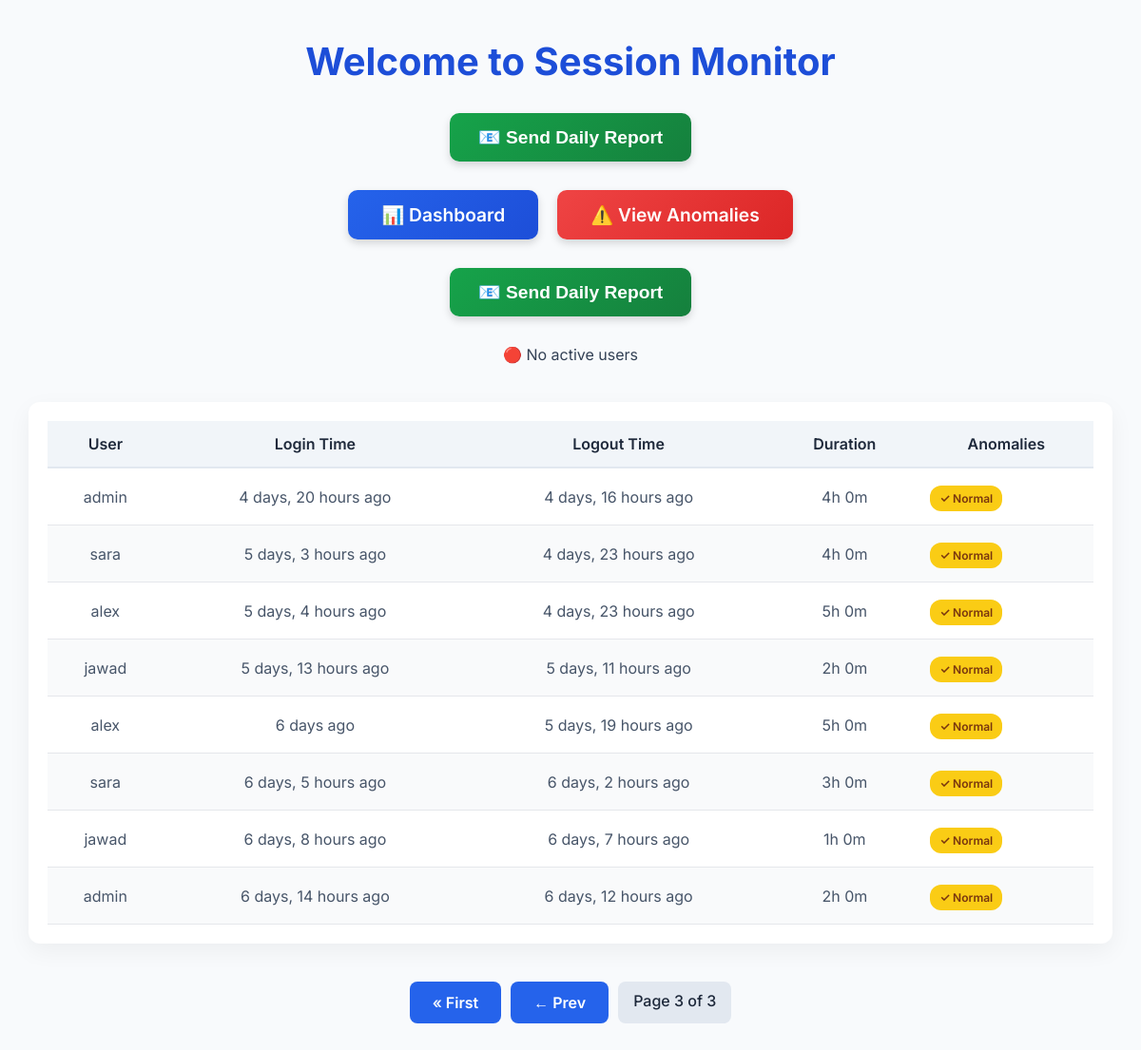
/?page=3, run on the app's committed database.
### tracker/models.py (models this page shows, shortened)
class SessionLog(models.Model):
    user = models.ForeignKey(User, on_delete=models.CASCADE)
    computer_name = models.CharField(max_length=100, null=True, blank=True)
    login_time = models.DateTimeField()
    logout_time = models.DateTimeField(null=True, blank=True)
    session_duration = models.DurationField(null=True, blank=True)
    def is_anomalous(self):
        india_tz = pytz.timezone("Asia/Kolkata")
        local_login = self.login_time.astimezone(india_tz)
        return local_login.hour < 7 or local_login.hour > 21
    is_anomalous.boolean = True
    is_anomalous.short_description = 'Anomalous?'

### tracker/views.py (the view)
# urls.py: 2. Add a URL to urlpatterns:  path('', views.home, name='home')
def home(request):
    all_logs = SessionLog.objects.select_related('user').order_by('-login_time')
    paginator = Paginator(all_logs, 10)
    page_number = request.GET.get('page')
    page_logs = paginator.get_page(page_number)
    for log in page_logs:
        log.login_time = localtime(log.login_time)
        log.logout_time = localtime(log.logout_time) if log.logout_time else None
        if log.logout_time:
            if log.logout_time <= now():
                delta = log.logout_time - log.login_time
                hours, remainder = divmod(delta.total_seconds(), 3600)
                minutes = remainder // 60
                log.duration_str = f"{int(hours)}h {int(minutes)}m" if hours else f"{int(minutes)}m"
                log.logout_status = log.logout_time.strftime('%I:%M %p, %b %d')
            else:
                log.duration_str = "Invalid (future logout)"
                log.logout_status = "Invalid"
        else:
            log.duration_str = "Active"
            log.logout_status = "Active"
        log.anomalies = is_anomalous(log)
    active_users = SessionLog.objects.filter(logout_time__isnull=True).count()
    return render(request, 'home.html', {
        'logs': page_logs,
        'active_users': active_users
    })

### tracker/views.py (called while the page is built)
def is_anomalous(log):
    notes = []
    if log.logout_time:
        if log.logout_time < log.login_time:
            notes.append("⚠️ Logout before login")
        elif log.logout_time > now().astimezone(pytz.timezone("Asia/Kolkata")):
            notes.append("⚠️ Future logout time")
    duration = (log.logout_time - log.login_time) if log.logout_time else timedelta(0)
    if duration > timedelta(hours=8):
        notes.append("⚠️ Excessive session (>8h)")
    return notes if notes else ["✓ Normal"]

### tracker/templates/home.html (shortened to what this page needs)
{% load humanize %}
<!DOCTYPE html>
<html lang="en">
<head>
</head>
<body>
<h1>Welcome to Session Monitor</h1>
<div style="display: flex; justify-content: center; gap: 20px; margin: 30px auto;">
    <form method="post" action="{% url 'send_email' %}" style="display: inline;">
        <button type="submit" style="padding: 14px 30px; background: linear-gradient(135deg, #16a34a, #15803d); color: white; font-size: 1.2em; font-weight: 600; border-radius: 10px; border: none; cursor: pointer; transition: transform 0.2s ease, box-shadow 0.3s ease; box-shadow: 0 4px 8px rgba(0, 0, 0, 0.15);">
            📧 Send Daily Report
        </button>
    </form>
</div>
<div style="display: flex; justify-content: center; gap: 20px; margin: 30px auto; flex-wrap: wrap;">
    <a href="/dashboard/" style="padding: 14px 35px; background: linear-gradient(135deg, #2563eb, #1d4ed8); color: white; font-size: 1.2em; font-weight: 600; border-radius: 10px; text-decoration: none; text-align: center; transition: transform 0.3s ease, box-shadow 0.3s ease; box-shadow: 0 4px 8px rgba(0, 0, 0, 0.15);">
        📊 Dashboard
    </a>
    <a href="/anomalies/" style="padding: 14px 35px; background: linear-gradient(135deg, #ef4444, #dc2626); color: white; font-size: 1.2em; font-weight: 600; border-radius: 10px; text-decoration: none; text-align: center; transition: transform 0.3s ease, box-shadow 0.3s ease; box-shadow: 0 4px 8px rgba(0, 0, 0, 0.15);">
        ⚠️ View Anomalies
    </a>
</div>
<div style="display: flex; justify-content: center; gap: 20px; margin: 30px auto;">
    <form method="post" action="{% url 'send_email' %}" style="display: inline;">
        <button type="submit" style="padding: 14px 30px; background: linear-gradient(135deg, #16a34a, #15803d); color: white; font-size: 1.2em; font-weight: 600; border-radius: 10px; border: none; cursor: pointer; transition: transform 0.2s ease, box-shadow 0.3s ease; box-shadow: 0 4px 8px rgba(0, 0, 0, 0.15);">
            📧 Send Daily Report
        </button>
    </form>
</div>
<p>
    {% if active_users %}
        🟢 <strong>{{ active_users }}</strong> active user{{ active_users|pluralize }}
    {% else %}
        🔴 No active users
    {% endif %}
</p>
<div class="table-container">
    <table>
        <thead>
            <tr>
                <th>User</th>
                <th>Login Time</th>
                <th>Logout Time</th>
                <th>Duration</th>
                <th>Anomalies</th>
            </tr>
        </thead>
        <tbody>
            {% for log in logs %}
                <tr>
                    <td>{{ log.user.username|default:"-" }}</td>
                    <td title="{{ log.login_time }}">{{ log.login_time|naturaltime }}</td>
                    <td>
                        {% if log.duration_str == "Invalid (future logout)" %}
                            <span class="status invalid">Invalid</span>
                        {% elif log.logout_time %}
                            <span title="{{ log.logout_time }}">{{ log.logout_time|naturaltime }}</span>
                        {% else %}
                            <span class="status active">Active</span>
                        {% endif %}
                    </td>
                    <td>
                        {% if log.duration_str == "Invalid (future logout)" %}
                            <span class="red-text">{{ log.duration_str }}</span>
                        {% else %}
                            {{ log.duration_str|default:"-" }}
                        {% endif %}
                    </td>
                    <td class="anomalies-column">
                        {% if log.anomalies %}
                            {% for issue in log.anomalies %}
                                <span class="anomaly-tag" title="Potential Issue">{{ issue }}</span>
                            {% endfor %}
                        {% else %}
                            <span style="color: #16a34a; font-weight: 500;">✔ Normal</span>
                        {% endif %}
                    </td>
                </tr>
            {% empty %}
                <tr><td colspan="5">No session logs found.</td></tr>
            {% endfor %}
        </tbody>
    </table>
</div>
{% if logs.has_other_pages %}
    <div class="pagination" style="margin-bottom: 40px;">
        {% if logs.has_previous %}
            <a class="btn" href="?page=1">&laquo; First</a>
            <a class="btn" href="?page={{ logs.previous_page_number }}">&#8592; Prev</a>
        {% endif %}
        <span class="page-info">Page {{ logs.number }} of {{ logs.paginator.num_pages }}</span>
    </div>
{% endif %}
</body>
</html>

### tracker/templates/home.html (style rules this page uses)
body { font-family: 'Inter', sans-serif; margin: 0; padding: 0; background-color: #f8fafc; color: #1e293b; }
h1 { text-align: center; margin-top: 40px; font-size: 2.5em; color: #1d4ed8; animation: slideIn 0.6s ease-out; }
.btn { padding: 12px 24px; background-color: #2563eb; color: white; border: none; border-radius: 8px; font-weight: 600; font-size: 1em; cursor: pointer; text-decoration: none; transition: background-color 0.3s ease; }
.anomaly-tag { display: inline-block; margin: 4px 6px 0 0; padding: 6px 10px; font-size: 0.75rem; border-radius: 12px; background-color: #facc15; color: #78350f; font-weight: 600; white-space: nowrap; }
.table-container { margin: 40px auto; width: 95%; max-width: 1100px; overflow-x: auto; background: white; padding: 20px; border-radius: 12px; box-shadow: 0 8px 24px rgba(0,0,0,0.05); }
table { width: 100%; border-collapse: collapse; }
th, td { padding: 14px 12px; text-align: center; }
thead th { background-color: #f1f5f9; color: #1e293b; font-weight: 600; border-bottom: 2px solid #e2e8f0; }
tbody td { color: #475569; border-bottom: 1px solid #e5e7eb; }
tbody tr:nth-child(even) { background-color: #f9fafb; }
.pagination { display: flex; justify-content: center; gap: 10px; flex-wrap: wrap; margin-top: 20px; }
.page-info { padding: 10px 16px; background-color: #e2e8f0; border-radius: 8px; font-weight: 500; }
p { text-align: center; margin-top: 10px; color: #334155; }
.anomalies-column { text-align: left; }

### data on the page
SessionLog: user.username "admin", login_time "4 days, 20 hours ago", logout_time "4 days, 16 hours ago", duration_str "4h 0m", anomalies "✓ Normal"
SessionLog: user.username "sara", login_time "5 days, 3 hours ago", logout_time "4 days, 23 hours ago", duration_str "4h 0m", anomalies "✓ Normal"
SessionLog: user.username "alex", login_time "5 days, 4 hours ago", logout_time "4 days, 23 hours ago", duration_str "5h 0m", anomalies "✓ Normal"
SessionLog: user.username "jawad", login_time "5 days, 13 hours ago", logout_time "5 days, 11 hours ago", duration_str "2h 0m", anomalies "✓ Normal"
SessionLog: user.username "alex", login_time "6 days ago", logout_time "5 days, 19 hours ago", duration_str "5h 0m", anomalies "✓ Normal"
SessionLog: user.username "sara", login_time "6 days, 5 hours ago", logout_time "6 days, 2 hours ago", duration_str "3h 0m", anomalies "✓ Normal"
SessionLog: user.username "jawad", login_time "6 days, 8 hours ago", logout_time "6 days, 7 hours ago", duration_str "1h 0m", anomalies "✓ Normal"
SessionLog: user.username "admin", login_time "6 days, 14 hours ago", logout_time "6 days, 12 hours ago", duration_str "2h 0m", anomalies "✓ Normal"

### other printed values
{{ logs.number }} "3"
{{ logs.paginator.num_pages }} "3"
